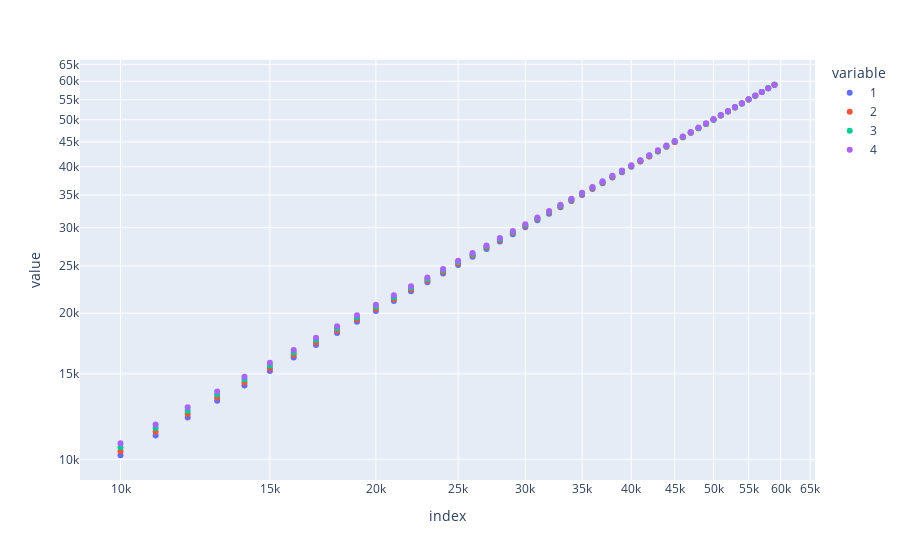

Source (notebook cell):
### Code cell
px.scatter(total_income,log_x=True,log_y=True)
